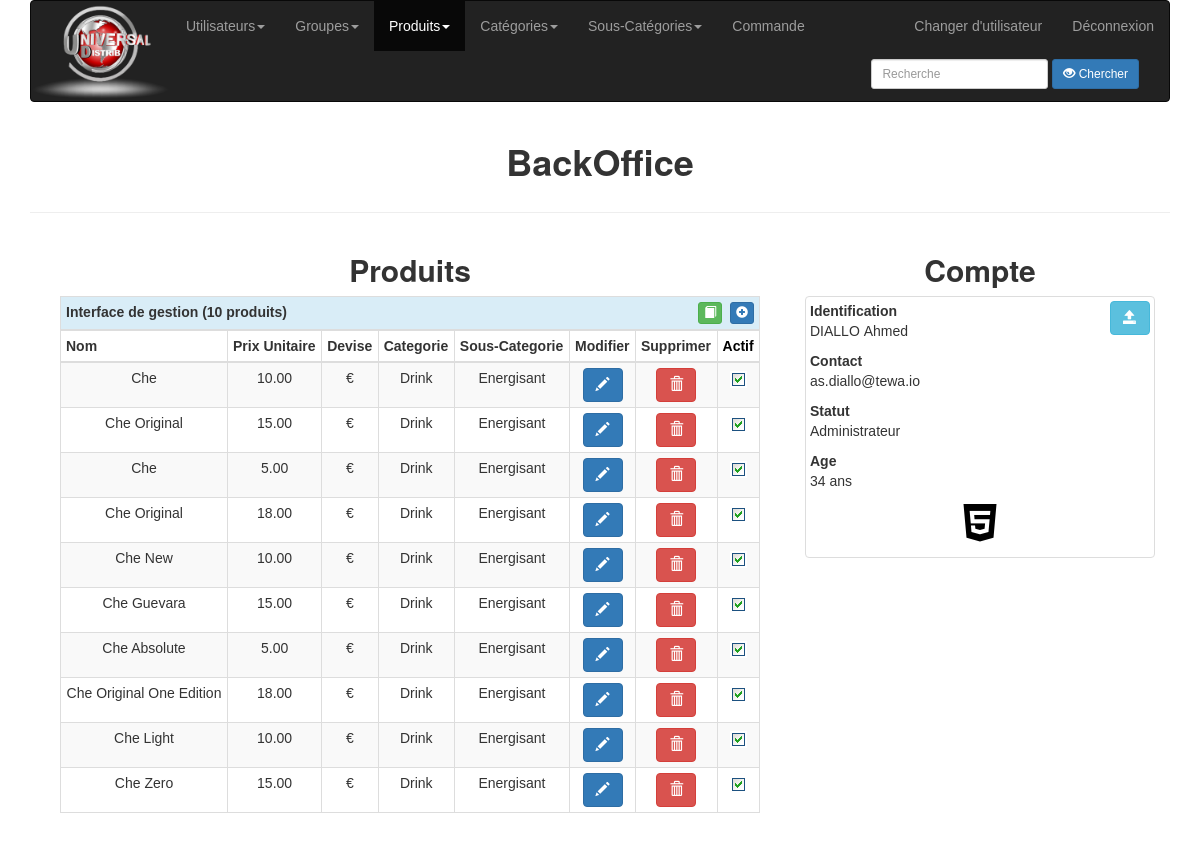
Screenshot of /_admin/produits.php (signed in) with the database file from the repository.
### tables this page shows
CREATE TABLE IF NOT EXISTS `souscategories` (
  `souscategorie_id` int(10) NOT NULL AUTO_INCREMENT,
  `categorie_id` int(10) NOT NULL,
  `nom` varchar(50) NOT NULL,
  `image` varchar(50) NOT NULL,
  `actif` tinyint(1) NOT NULL DEFAULT '1',
  `remarques` text,
  PRIMARY KEY (`souscategorie_id`),
  KEY `FK_Subcategory_Category` (`categorie_id`)
);

CREATE TABLE IF NOT EXISTS `produits` (
  `produit_id` int(10) NOT NULL AUTO_INCREMENT,
  `souscategorie_id` int(10) NOT NULL,
  `nom` varchar(50) NOT NULL,
  `pu` decimal(7,2) NOT NULL,
  `tva` decimal(7,2) NOT NULL,
  `devise` enum('&#36;','&euro;','&pound;') NOT NULL,
  `majeur` tinyint(1) NOT NULL DEFAULT '0',
  `description` text NOT NULL,
  `image` varchar(255) NOT NULL,
  `actif` tinyint(1) NOT NULL DEFAULT '1',
  `remarques` text,
  `statue` enum('default','new','promo') NOT NULL,
  PRIMARY KEY (`produit_id`),
  KEY `FK_Product_Subcategory` (`souscategorie_id`)
);

CREATE TABLE IF NOT EXISTS `categories` (
  `categorie_id` int(10) NOT NULL AUTO_INCREMENT,
  `nom` varchar(50) NOT NULL,
  `icone` varchar(50) NOT NULL,
  `actif` tinyint(1) NOT NULL DEFAULT '1',
  `remarques` text,
  PRIMARY KEY (`categorie_id`)
);

### _BDDconnect.php (called while the page is built, shortened)
<?php
function verif($champs){
	return (isset($_REQUEST[$champs])) ? nl2br(htmlentities(htmlspecialchars($_REQUEST[$champs]), ENT_QUOTES, 'utf-8')) : NULL;
}
function liste($champs){
	return (isset($champs)) ? nl2br(htmlentities(htmlspecialchars($champs), ENT_QUOTES, 'utf-8')) : NULL;
}

### _admin/produits.php (the view, shortened to what this page needs)
<?php
require_once("../_BDDconnect.php");
$user_id=liste($_SESSION["user_id"]);
$groupe_id=liste($_SESSION["groupe_id"]);
if($user_id&&$groupe_id==="1") :
    $count=mysqli_query($connect,"SELECT COUNT(*) AS nb_enr FROM produits;");
    $produits=mysqli_query($connect,"SELECT produit_id,pu,devise,produits.actif,produits.nom,categories.nom AS categorie_nom,souscategories.nom AS souscategorie_nom FROM souscategories INNER JOIN categories ON souscategories.categorie_id = categories.categorie_id INNER JOIN produits ON souscategories.souscategorie_id = produits.souscategorie_id");
    $unique=mysqli_fetch_array($count);
    if ($unique["nb_enr"]<=1) {$texte=NULL;} else {$texte="s";}
    $coche=verif("coche");
?>
<!DOCTYPE HTML>
<html lang="fr">
    <head>
        <?php include("_metasecurise.php"); ?>
    </head>
    <body class="backoffice-body">
        <div class="container">
            <?php include("_ban.php"); ?>
            <header class="row">
                <div class="col-lg-12">
                    <h1 class="text-center">BackOffice</h1>
                </div>
            </header>
            <hr>
            <section class="row">
                <div class="col-sm-8">
                    <h2 class="text-center">Produits</h2>
                    <div class="col-sm-12">
                        <table class="table table-bordered table-striped table-condensed text-center">
                            <thead>
                                <tr class="info">
                                    <th colspan="8">
                                        Interface de gestion (<?php echo $unique["nb_enr"]."&nbsp;produit".$texte; ?>)
                                        <span style="float:right;">
                                            <a data-toggle="tooltip" href="categories.php" class="btn btn-xs btn-success" title="Gérer une catégorie">
                                                <span class="glyphicon glyphicon-book"></span>
                                            </a>&nbsp;
                                            <a data-toggle="tooltip" href="produits_ajout.php" class="btn btn-xs btn-primary" title="Ajouter un produit">
                                                <span class="glyphicon glyphicon-plus-sign"></span>
                                            </a>
                                        </span>
                                    </th>
                                </tr>
                                <tr>
                                    <th>Nom</th>
                                    <th>Prix Unitaire</th>
                                    <th>Devise</th>
                                    <th>Categorie</th>
                                    <th>Sous-Categorie</th>
                                    <th>Modifier</th>
                                    <th>Supprimer</th>
                                    <?php if ($coche==1) {mysqli_query($connect,"UPDATE produits SET actif='0' WHERE produit_id<>1");?>
                                        <th><a href="produits.php?coche=2&amp;actualise=1">Tous</a></th>
                                    <?php } elseif ($coche==2) {mysqli_query($connect,"UPDATE produits SET actif='1'");?>
                                        <th><a href="produits.php?coche=1&amp;actualise=1">Aucun</a></th>
                                    <?php } elseif ($coche<1 || $coche>2) { ?>
                                        <th><a href="produits.php?coche=1&amp;actualise=1">Actif</a></th>
                                    <?php } ?>
                                </tr>
                            </thead>
                            <tbody>
                            <?php while ($row=mysqli_fetch_array($produits)) {if($row["actif"]==1) {$etat_actif=1;} else {$etat_actif=-1;}?>
                                <tr<?php if($etat_actif===-1) {echo' class="danger"';} ?>>
                                    <td><?php echo $row["nom"]; ?></td>
                                    <td><?php echo $row["pu"]; ?></td>
                                    <td><?php echo $row["devise"]; ?></td>
                                    <td><?php echo $row["categorie_nom"]; ?></td>
                                    <td><?php echo $row["souscategorie_nom"]; ?></td>
                                    <td>
                                        <a href="produits_modif.php?id_aff=<?php echo $row["produit_id"]; ?>" class="btn btn-primary" title="Modifier le produit"><span class="glyphicon glyphicon-pencil"></span></a>
                                    </td>
                                    <td>
                                        <a href="produits.php?supp_id=<?php echo $row["produit_id"]; ?>&amp;nom=<?php echo $row["nom"]; ?>&amp;supprimer=valider" class="btn btn-danger" title="Supprimer le produit"><span class="glyphicon glyphicon-trash"></span></a>
                                    </td>
                                    <td>
                                        <a href="modifactif.php?id_etat=<?php echo $row['produit_id']; ?>&amp;produit_actif=<?php echo $etat_actif; ?>">
                                            <img src="images/case<?php echo $row["actif"]; ?>.gif" <?php if ($row["actif"]==1) {echo 'alt="activée" title="activée"';} else {echo 'alt="désactivée" title="désactivée"';} ?> width="17" height="17" />
                                        </a>
                                    </td>
                                </tr>
                            <?php } ?>
                            </tbody>
                        </table>
                    </div>
                </div>
                <?php include("_session.php"); ?>
            </section>
        </div>
        <br>
    </body>
</html>
<?php
else :
    header ("location:login.php");
endif;
?>

### css/ud.css (style rules this page uses)
html { background-color: black; }
body { margin-top: 150px; overflow-x: hidden; font-family: 'Roboto Slab', 'Helvetica Neue', Helvetica, Arial, sans-serif; }
section { margin: 50px 0; }
a { color: rgb(0, 0, 0); }
h1, h2, h3, h4, h5, h6 { font-weight: 700; font-family: 'Montserrat', 'Helvetica Neue', Helvetica, Arial, sans-serif; }
.backoffice-body { margin-top: unset !important; min-height: 100vh; overflow-x: unset !important; font-family: unset !important; }
.backoffice-body section { margin: unset !important; }
.backoffice-body h1 { padding-top: 0; }

### rows the page displays
souscategories: produits.nom "Che", produits.pu "10.00", produits.devise "€", categorie.nom "Drink", nom "Energisant", shows a picture, produits.nom "Che Original", produits.pu "15.00", produits.pu "5.00", produits.pu "18.00", produits.nom "Che New", produits.nom "Che Guevara", produits.nom "Che Absolute", produits.nom "Che Original One Edition", produits.nom "Che Light", produits.nom "Che Zero"

### other values shown
$unique["nb_enr"] "10"
$texte "s"
$_SESSION["nom"] "DIALLO"
$_SESSION["prenom"] "Ahmed"
$_SESSION["email"] "as.diallo@tewa.io"
$_SESSION["groupe_nom"] "Administrateur"
$_SESSION["age"] "34"
